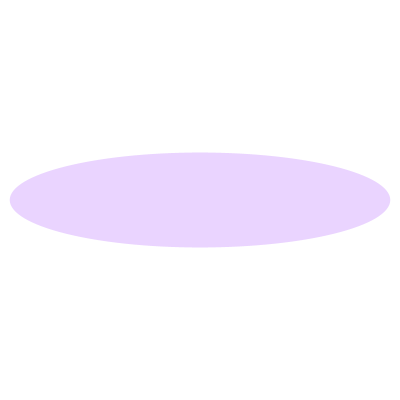
Frame 1 (no input)
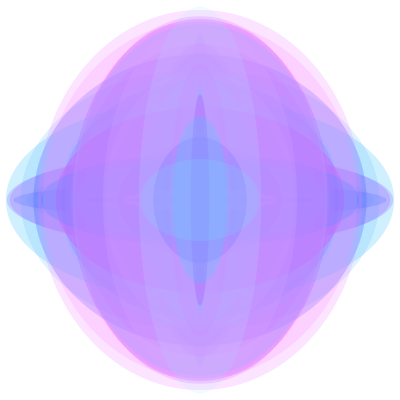
Frame 60 (the mouse pressed at the canvas centre just before this capture)
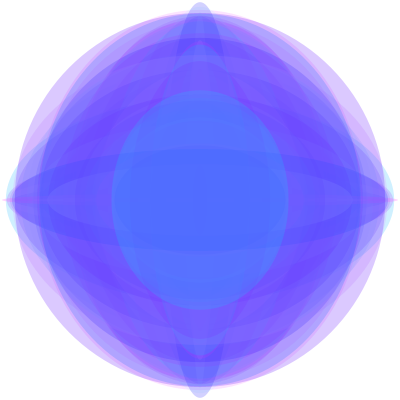
Frame 120 (the mouse held since frame 60 and released just before this capture)

The Processing sketch that drew these frames (run headless with seeded random() and noise(); from frame 60 on, the mouse is pressed at the canvas centre):

// Processing sketch: processing_1491
// ── processing_1491.pde

//Emel'im ben kafama göre ğrpcess,ng taklıyorum
//Bu kodda ŞUNLrı yAPTIM
void setup()
{ 
  size( 400 , 400 );
  smooth(); // Yumoş gibi bişi
  background( 255 );
  frameRate(25); // Görüntü hızını beliliyomuş. 
}

void draw()
{
  fill ( random(255) , random(255) , (255) , 58 );
  noStroke(); // Bu çizgi çizilmemesini sağlıyor ee o zaman niye drawun içine yazdık. Hocaya soralım.
  ellipse( 200, 200 , random(400) , random(400) );

}
